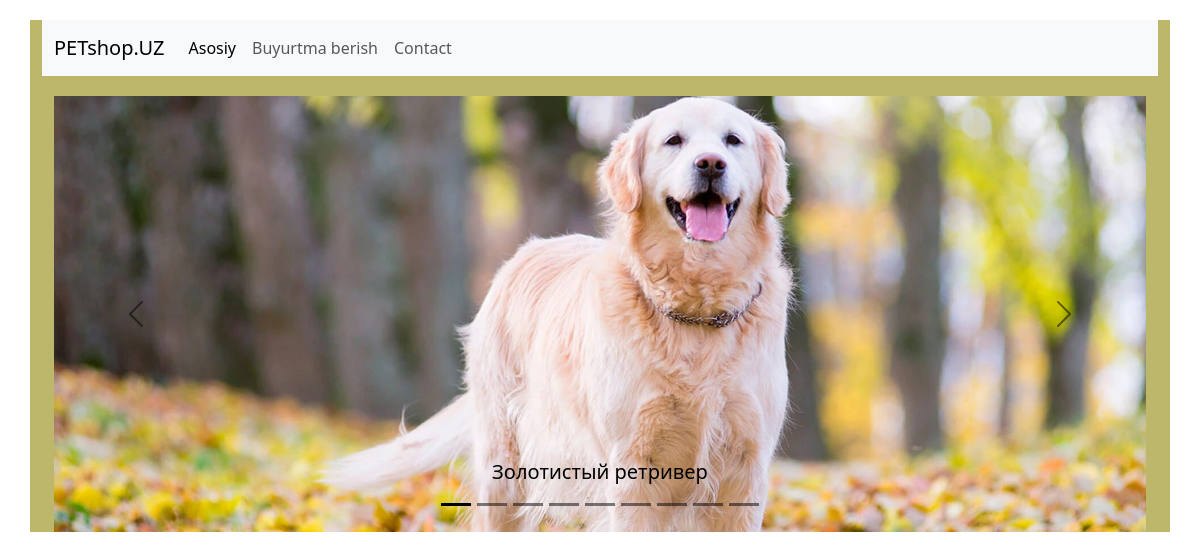
Screenshot of /asosiy2 with the database file from the repository.
### main/models.py (models this page shows, shortened)
class Yan(models.Model):
    itnomi = models.CharField(max_length=100)
    coment = models.TextField()
    img = models.ImageField(default='')
    created_at = models.DateTimeField(auto_now=True)
    class Meta:
        verbose_name = 'asosiydog'
        verbose_name_plural = 'AsosiyDogs'

### main/views.py (the view)
# urls.py: path('asosiy2', asosiy2, name='asosiy2')
def asosiy2(request):
    info = Yan.objects.all()
    context2 = {
        'info' : info
    }
    return render(request, 'main/Asosiy.html', context2)

### main/templates/main/Asosiy.html (shortened to what this page needs)
{% extends 'main/base.html' %}
{% block body %}
<div class="container oraliq">
<div id="carouselExampleDark" class="carousel carousel-dark slide">
  <div class="carousel-indicators">
    <button type="button" data-bs-target="#carouselExampleDark" data-bs-slide-to="0" class="active" aria-current="true" aria-label="Slide 1"></button>
    <button type="button" data-bs-target="#carouselExampleDark" data-bs-slide-to="1" aria-label="Slide 2"></button>
    <button type="button" data-bs-target="#carouselExampleDark" data-bs-slide-to="2" aria-label="Slide 3"></button>
    <button type="button" data-bs-target="#carouselExampleDark" data-bs-slide-to="3" aria-label="Slide 4"></button>
    <button type="button" data-bs-target="#carouselExampleDark" data-bs-slide-to="4" aria-label="Slide 5"></button>
    <button type="button" data-bs-target="#carouselExampleDark" data-bs-slide-to="5" aria-label="Slide 6"></button>
    <button type="button" data-bs-target="#carouselExampleDark" data-bs-slide-to="6" aria-label="Slide 7"></button>
    <button type="button" data-bs-target="#carouselExampleDark" data-bs-slide-to="7" aria-label="Slide 8"></button>
    <button type="button" data-bs-target="#carouselExampleDark" data-bs-slide-to="8" aria-label="Slide 9"></button>
  </div>
  <div class="carousel-inner">
   {%for i in info%}
    <div class="carousel-item active" data-bs-interval="1000">
      <img src="{{i.img.url}}" class="d-block w-100" alt="...">
      <div class="carousel-caption d-none d-md-block">
        <h5>{{i.itnomi}}</h5>
      </div>
    </div>
    {% endfor %}
  </div>
  <button class="carousel-control-prev" type="button" data-bs-target="#carouselExampleDark" data-bs-slide="prev">
    <span class="carousel-control-prev-icon" aria-hidden="true"></span>
  </button>
  <button class="carousel-control-next" type="button" data-bs-target="#carouselExampleDark" data-bs-slide="next">
    <span class="carousel-control-next-icon" aria-hidden="true"></span>
  </button>
</div>
</div>
{% endblock %}

### main/templates/main/base.html (style rules this page uses)
.oraliq { margin-top : 20px; background-color: #BDB76B; }

### rows the page displays
Yan: img (picture), itnomi "Золотистый ретривер"
